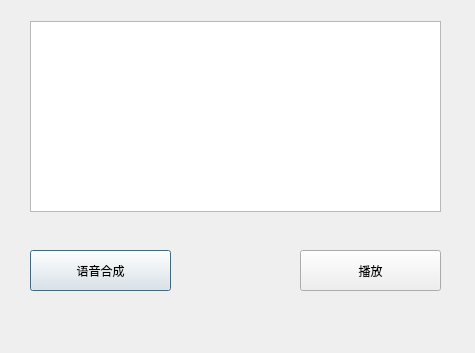
<?xml version="1.0" encoding="UTF-8"?>
<ui version="4.0">
 <class>TtsMscDialog</class>
 <widget class="QDialog" name="TtsMscDialog">
  <property name="geometry">
   <rect>
    <x>0</x>
    <y>0</y>
    <width>475</width>
    <height>353</height>
   </rect>
  </property>
  <property name="windowTitle">
   <string>Dialog</string>
  </property>
  <widget class="QPushButton" name="pushButton_tts">
   <property name="geometry">
    <rect>
     <x>30</x>
     <y>250</y>
     <width>141</width>
     <height>41</height>
    </rect>
   </property>
   <property name="text">
    <string>语音合成</string>
   </property>
  </widget>
  <widget class="QPushButton" name="pushButton_souPlay">
   <property name="geometry">
    <rect>
     <x>300</x>
     <y>250</y>
     <width>141</width>
     <height>41</height>
    </rect>
   </property>
   <property name="text">
    <string>播放</string>
   </property>
  </widget>
  <widget class="QTextBrowser" name="textBrowser_context">
   <property name="geometry">
    <rect>
     <x>30</x>
     <y>21</y>
     <width>411</width>
     <height>191</height>
    </rect>
   </property>
  </widget>
 </widget>
 <resources/>
 <connections/>
</ui>
